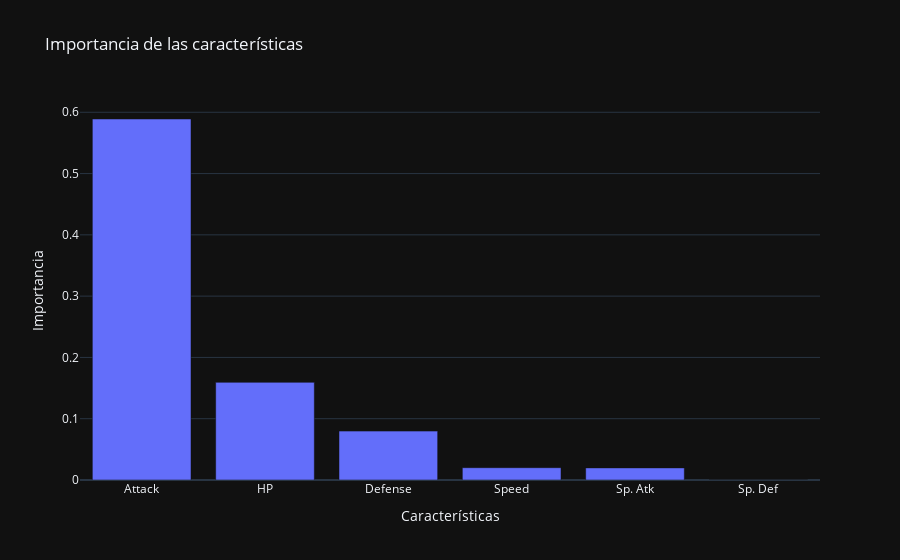

Here is the notebook cell this chart was saved with:
### Code cell
# Crear un gráfico de barras para mostrar las importancias de las características

fig = go.Figure()
fig.add_trace(go.Bar(x=importances_df['feature'], y=importances_df['importance']))
fig.update_layout(title='Importancia de las características', xaxis_title='Características', yaxis_title='Importancia')
fig.show()

### Figure 1 — Plotly figure (JSON) as saved in the notebook; plotly's stock layout.template omitted (floating-point values rounded to 4 significant figures)
{"data": [{"x": ["Attack", "HP", "Defense", "Speed", "Sp. Atk", "Sp. Def"], "y": [0.589, 0.1593, 0.07977, 0.02009, 0.01976, 0.0], "type": "bar"}], "layout": {"title": {"text": "Importancia de las características"}, "xaxis": {"title": {"text": "Características"}}, "yaxis": {"title": {"text": "Importancia"}}}}
